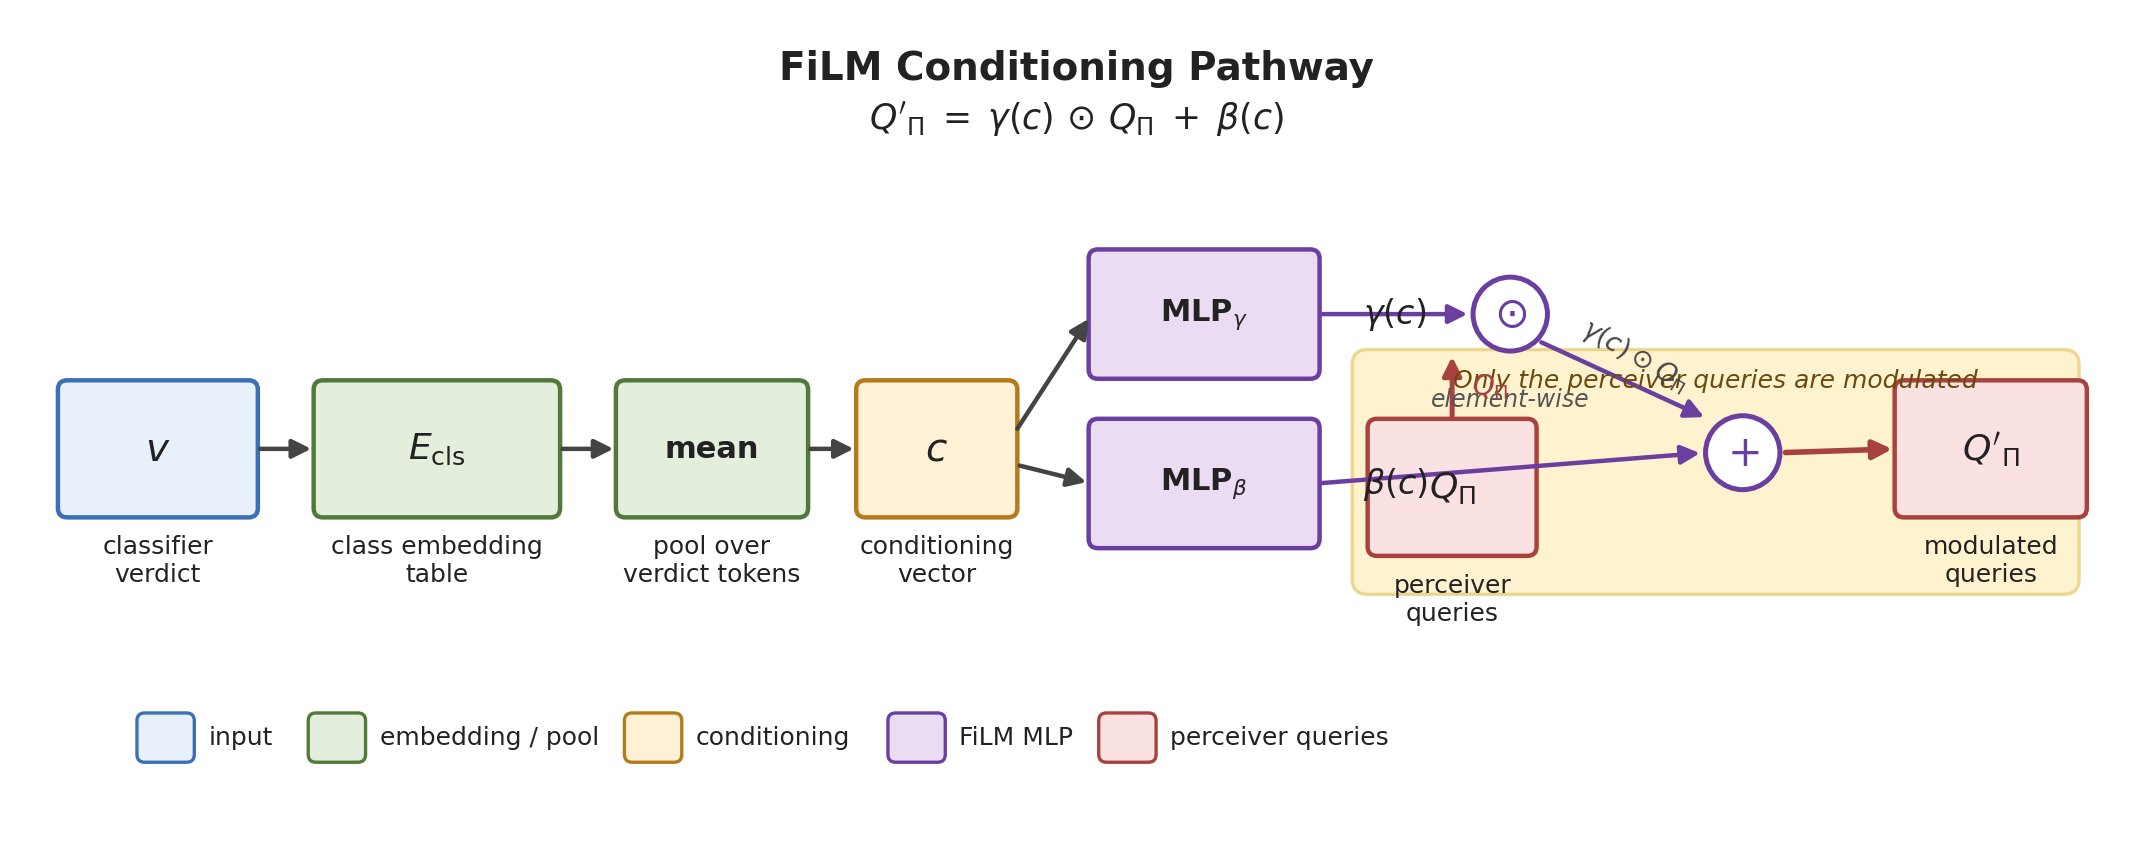

Write Python code to recreate this figure.
"""
fig_005: FiLM Conditioning Pathway
Pathway: classifier verdict v -> E_cls -> mean -> c -> gamma/beta MLPs
        -> modulation of perceiver queries Q_Pi
Equation: Q'_Pi = gamma(c) (.) Q_Pi + beta(c)
"""

import matplotlib.pyplot as plt
from matplotlib.patches import FancyBboxPatch, FancyArrowPatch, Circle
from matplotlib.lines import Line2D


# Color palette (consistent, professional)
COL_INPUT      = "#E8F1FA"   # light blue
COL_INPUT_EDGE = "#3B6FB6"
COL_EMB        = "#E3EEDC"   # light green
COL_EMB_EDGE   = "#4F7A3A"
COL_CTX        = "#FFF1D6"   # warm gold
COL_CTX_EDGE   = "#B57A1A"
COL_MLP        = "#EADCF2"   # lavender
COL_MLP_EDGE   = "#6A3FA0"
COL_QUERY      = "#FBE2E2"   # rose
COL_QUERY_EDGE = "#A8423E"
COL_HIGHLIGHT  = "#FFE9A8"   # highlight band
COL_ARROW      = "#444444"
COL_TEXT       = "#222222"


def add_box(ax, x, y, w, h, label, face, edge,
            fontsize=10, fontweight="bold", round_pad=0.02):
    """Add a rounded rectangle with centered text."""
    box = FancyBboxPatch(
        (x, y), w, h,
        boxstyle=f"round,pad={round_pad},rounding_size=0.06",
        linewidth=1.6, edgecolor=edge, facecolor=face,
    )
    ax.add_patch(box)
    ax.text(x + w / 2, y + h / 2, label,
            ha="center", va="center",
            fontsize=fontsize, fontweight=fontweight,
            color=COL_TEXT)


def add_arrow(ax, x0, y0, x1, y1, color=COL_ARROW, lw=1.6, style="-|>"):
    arr = FancyArrowPatch(
        (x0, y0), (x1, y1),
        arrowstyle=style,
        mutation_scale=14,
        linewidth=lw,
        color=color,
        shrinkA=2, shrinkB=2,
    )
    ax.add_patch(arr)


# ---------------- Figure ----------------
fig, ax = plt.subplots(figsize=(13.5, 5.2), dpi=200)
ax.set_xlim(0, 13.5)
ax.set_ylim(0, 5.2)
ax.axis("off")
fig.patch.set_facecolor("white")

# Title
ax.text(6.75, 4.95, "FiLM Conditioning Pathway",
        ha="center", va="center",
        fontsize=14, fontweight="bold", color=COL_TEXT)
ax.text(6.75, 4.62,
        r"$Q'_{\Pi} \;=\; \gamma(c)\,\odot\,Q_{\Pi} \;+\; \beta(c)$",
        ha="center", va="center",
        fontsize=12.5, color=COL_TEXT)

# --- Highlight band behind the Q_Pi -> Q'_Pi modulation region ---
band_y, band_h = 1.55, 1.55
band = FancyBboxPatch(
    (8.55, band_y), 4.65, band_h,
    boxstyle="round,pad=0.02,rounding_size=0.10",
    linewidth=1.2, edgecolor="#E0B84A", facecolor=COL_HIGHLIGHT, alpha=0.55,
)
ax.add_patch(band)
ax.text(10.875, band_y + band_h - 0.18,
        "Only the perceiver queries are modulated",
        ha="center", va="center",
        fontsize=9, fontstyle="italic", color="#6B4A0F")

# --- Row layout ---
row_y = 2.05   # bottom y of mid-row boxes
row_h = 0.85

# 1) classifier verdict v
add_box(ax, 0.20, row_y, 1.25, row_h, r"$v$", COL_INPUT, COL_INPUT_EDGE,
        fontsize=14)
ax.text(0.825, row_y - 0.30, "classifier\nverdict",
        ha="center", va="center", fontsize=9, color=COL_TEXT)

# 2) E_cls embedding lookup
add_box(ax, 1.85, row_y, 1.55, row_h, r"$E_{\mathrm{cls}}$",
        COL_EMB, COL_EMB_EDGE, fontsize=13)
ax.text(2.625, row_y - 0.30, "class embedding\ntable",
        ha="center", va="center", fontsize=9, color=COL_TEXT)

# 3) mean pooling (token sequence -> single vector)
add_box(ax, 3.80, row_y, 1.20, row_h, "mean", COL_EMB, COL_EMB_EDGE,
        fontsize=11)
ax.text(4.40, row_y - 0.30, "pool over\nverdict tokens",
        ha="center", va="center", fontsize=9, color=COL_TEXT)

# 4) c (conditioning vector)
add_box(ax, 5.35, row_y, 1.00, row_h, r"$c$", COL_CTX, COL_CTX_EDGE,
        fontsize=14)
ax.text(5.85, row_y - 0.30, "conditioning\nvector",
        ha="center", va="center", fontsize=9, color=COL_TEXT)

# 5) gamma and beta MLPs (stacked)
mlp_x, mlp_w = 6.85, 1.45
add_box(ax, mlp_x, 2.95, mlp_w, 0.80, r"MLP$_\gamma$",
        COL_MLP, COL_MLP_EDGE, fontsize=11)
add_box(ax, mlp_x, 1.85, mlp_w, 0.80, r"MLP$_\beta$",
        COL_MLP, COL_MLP_EDGE, fontsize=11)

# gamma(c) and beta(c) labels (outputs)
ax.text(mlp_x + mlp_w + 0.30, 3.35, r"$\gamma(c)$",
        ha="left", va="center", fontsize=12, color=COL_TEXT)
ax.text(mlp_x + mlp_w + 0.30, 2.25, r"$\beta(c)$",
        ha="left", va="center", fontsize=12, color=COL_TEXT)

# 6) elementwise product node (gamma . Q_Pi)
prod_cx, prod_cy = 9.55, 3.35
prod_r = 0.24
prod = Circle((prod_cx, prod_cy), prod_r,
              facecolor="white", edgecolor=COL_MLP_EDGE, linewidth=1.8)
ax.add_patch(prod)
ax.text(prod_cx, prod_cy, r"$\odot$",
        ha="center", va="center", fontsize=15, fontweight="bold",
        color=COL_MLP_EDGE)
ax.text(prod_cx, prod_cy - 0.55, "element-wise",
        ha="center", va="center", fontsize=8.5,
        fontstyle="italic", color="#555555")

# 7) sum node (+ beta)
sum_cx, sum_cy = 11.05, 2.45
sum_r = 0.24
sum_node = Circle((sum_cx, sum_cy), sum_r,
                  facecolor="white", edgecolor=COL_MLP_EDGE, linewidth=1.8)
ax.add_patch(sum_node)
ax.text(sum_cx, sum_cy, r"$+$",
        ha="center", va="center", fontsize=15, fontweight="bold",
        color=COL_MLP_EDGE)

# 8) Q_Pi (input queries) -- lower-left of highlight region
add_box(ax, 8.65, 1.80, 1.05, row_h, r"$Q_{\Pi}$",
        COL_QUERY, COL_QUERY_EDGE, fontsize=13)
ax.text(9.175, 1.80 - 0.30, "perceiver\nqueries",
        ha="center", va="center", fontsize=9, color=COL_TEXT)

# 9) Q'_Pi (modulated queries)
add_box(ax, 12.05, 2.05, 1.20, row_h, r"$Q'_{\Pi}$",
        COL_QUERY, COL_QUERY_EDGE, fontsize=13)
ax.text(12.65, 2.05 - 0.30, "modulated\nqueries",
        ha="center", va="center", fontsize=9, color=COL_TEXT)

# ----------- Arrows along the main pathway -----------
mid_y = row_y + row_h / 2  # = 2.475

# v -> E_cls
add_arrow(ax, 1.45, mid_y, 1.85, mid_y)
# E_cls -> mean
add_arrow(ax, 3.40, mid_y, 3.80, mid_y)
# mean -> c
add_arrow(ax, 5.00, mid_y, 5.35, mid_y)
# c -> MLP_gamma
add_arrow(ax, 6.35, mid_y + 0.10, mlp_x, 3.35)
# c -> MLP_beta
add_arrow(ax, 6.35, mid_y - 0.10, mlp_x, 2.25)

# MLP_gamma output -> product node (top branch)
add_arrow(ax, mlp_x + mlp_w, 3.35, prod_cx - prod_r, 3.35,
          color=COL_MLP_EDGE)

# Q_Pi -> product node (vertical up)
add_arrow(ax, 9.175, 1.80 + row_h, 9.175, prod_cy - prod_r,
          color=COL_QUERY_EDGE, lw=1.8)
# label on the Q_Pi branch
ax.text(9.30, (1.80 + row_h + prod_cy - prod_r) / 2,
        r"$Q_{\Pi}$",
        ha="left", va="center", fontsize=10, color=COL_QUERY_EDGE)

# product node -> sum node
add_arrow(ax, prod_cx + prod_r * 0.7, prod_cy - prod_r * 0.7,
          sum_cx - sum_r * 0.9, sum_cy + sum_r * 0.9,
          color=COL_MLP_EDGE)
# label gamma(c) . Q_Pi on the diagonal
ax.text((prod_cx + sum_cx) / 2 + 0.05,
        (prod_cy + sum_cy) / 2 + 0.18,
        r"$\gamma(c)\odot Q_{\Pi}$",
        ha="center", va="center", fontsize=9.5, color="#444",
        rotation=-30)

# MLP_beta output -> sum node
add_arrow(ax, mlp_x + mlp_w, 2.25, sum_cx - sum_r, sum_cy,
          color=COL_MLP_EDGE)

# sum node -> Q'_Pi
add_arrow(ax, sum_cx + sum_r, sum_cy, 12.05, mid_y,
          color=COL_QUERY_EDGE, lw=2.0)

# ----------- Legend strip at bottom -----------
legend_y = 0.45
legend_items = [
    (COL_INPUT,  COL_INPUT_EDGE,  "input"),
    (COL_EMB,    COL_EMB_EDGE,    "embedding / pool"),
    (COL_CTX,    COL_CTX_EDGE,    "conditioning"),
    (COL_MLP,    COL_MLP_EDGE,    "FiLM MLP"),
    (COL_QUERY,  COL_QUERY_EDGE,  "perceiver queries"),
]
x0 = 0.70
for face, edge, name in legend_items:
    swatch = FancyBboxPatch(
        (x0, legend_y), 0.35, 0.30,
        boxstyle="round,pad=0.01,rounding_size=0.05",
        linewidth=1.2, edgecolor=edge, facecolor=face,
    )
    ax.add_patch(swatch)
    ax.text(x0 + 0.45, legend_y + 0.15, name,
            ha="left", va="center", fontsize=9, color=COL_TEXT)
    x0 += 0.45 + 0.05 + 0.18 + len(name) * 0.085

# Save
out_path = ("/home/wangni/notion-figures/"
            "classifier-aware-flamingo-caf-a-shared-projector-architectur/"
            "fig_005.png")
plt.savefig(out_path, dpi=200, bbox_inches="tight",
            facecolor="white", pad_inches=0.15)
plt.close(fig)
print(f"Saved: {out_path}")
